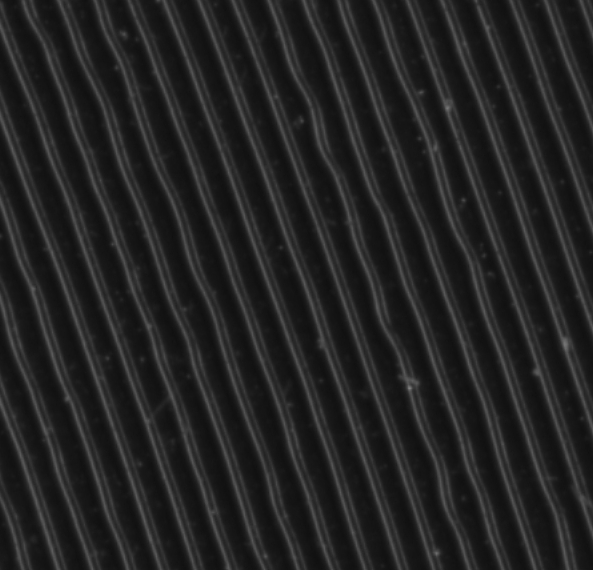
#> input picture grooves_128000.jpg, 593 x 570 px, given in place of the camera
$ python OCVideo.py   (older library calls are emulated)
#> lines starting #> are read from the running program, lines starting #| are printed output that depends on the picture; after the words box and inside, x2 and y2 are one past the last pixel; in counts of white or black regions, pixels touching at a corner belong together
import numpy as np
import cv2
from matplotlib import pyplot as plt
cap = cv2.VideoCapture(1)
def nothing(x):
    pass

# Create a black image, a window
img = np.zeros((300,512,3), np.uint8)
cv2.namedWindow('Control')

# create trackbars for color change
cv2.createTrackbar('TMin','Control',0,255,nothing)
#> slider 'TMin' is set to 51
cv2.createTrackbar('TMax','Control',0,255,nothing)
#> slider 'TMax' is set to 255
cv2.createTrackbar('R','Control',0,255,nothing)
#> slider 'R' is set to 85
cv2.createTrackbar('G','Control',0,255,nothing)
#> slider 'G' is set to 85
cv2.createTrackbar('B','Control',0,255,nothing)
#> slider 'B' is set to 85

TMin = 0
TMax = 255

while(True):
    TMin = cv2.getTrackbarPos('TMin', 'Control')
    TMax = cv2.getTrackbarPos('TMin', 'Control')
    R = cv2.getTrackbarPos('R', 'Control')
    G = cv2.getTrackbarPos('G', 'Control')
    B = cv2.getTrackbarPos('B', 'Control')

    # Capture frame-by-frame
    ret, frame = cap.read()
#> frame is the input picture: shape (570, 593, 3); min 15, max 129, mean 35.1

    # Our operations on the frame come here
    gray = cv2.cvtColor(frame, cv2.COLOR_BGR2GRAY)

    ret, thresh = cv2.threshold(gray, TMin, TMax, 0)
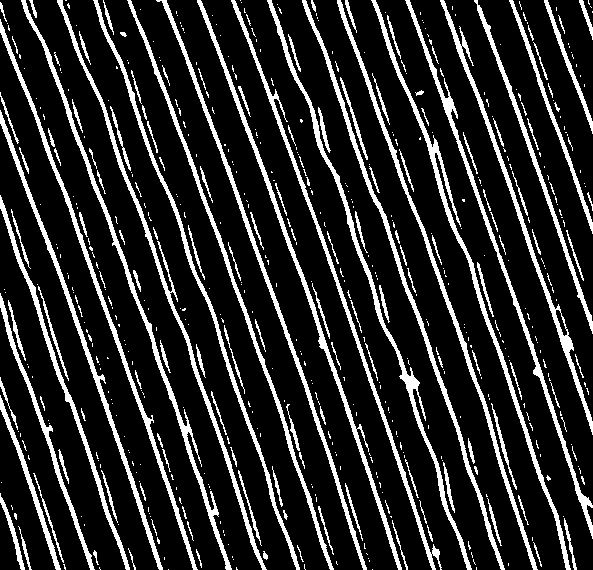
#> thresh: shape (570, 593); values 0 (black) and 51 (white), 17% white; 564 white regions (412 under 20 px)
#> ret = 51
    im2, contours, hierarchy = cv2.findContours(thresh, cv2.RETR_TREE, cv2.CHAIN_APPROX_NONE)
#> contours = 565 contours, 471 with area under 20; largest, box (x1, y1, x2, y2) and area: (371, 0, 571, 570) 2344, (267, 0, 472, 570) 2292, (21, 0, 232, 570) 2279, (197, 0, 402, 570) 2146, (302, 0, 505, 570) 2101
    gray = cv2.cvtColor(gray, cv2.COLOR_GRAY2BGR)
    img = np.zeros((300, 512, 3), np.uint8)
    image = cv2.drawContours(gray, contours, -1, (B, G, R), 1)
    # Display the resulting frame
    cv2.imshow('Frame',image)
    if cv2.waitKey(1) & 0xFF == ord('q'):
#> (key q is pressed here)
        break

# When everything done, release the capture
cap.release()
cv2.destroyAllWindows()

$ run again, on grooves_4800.jpg
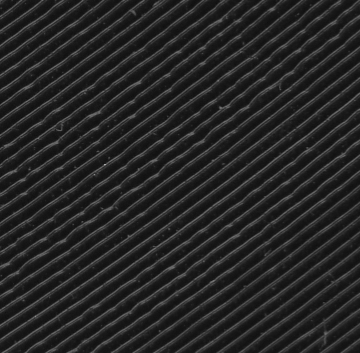
#> input picture grooves_4800.jpg, 360 x 353 px, given in place of the camera
#> frame is the input picture: shape (353, 360, 3); min 12, max 169, mean 37.1
#> `ret, thresh = cv2.threshold(gray, TMin, TMax, 0)`:
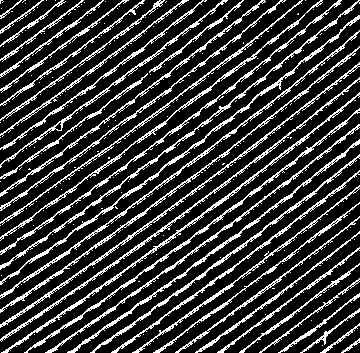
#> thresh: shape (353, 360); values 0 (black) and 51 (white), 21.2% white in thin lines or dots
#> ret = 51
#> contours = 1821 contours, 1779 with area under 20; largest, box (x1, y1, x2, y2) and area: (1, 92, 360, 353) 932, (0, 15, 360, 285) 900, (0, 62, 360, 328) 878, (0, 30, 360, 299) 870, (0, 0, 360, 270) 824
#> `image = cv2.drawContours(gray, contours, -1, (B, G, R), 1)`:
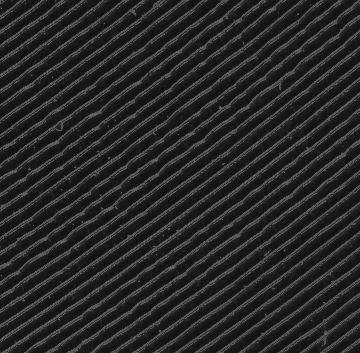
#> image: shape (353, 360, 3); min 12, max 138, mean 39.9
